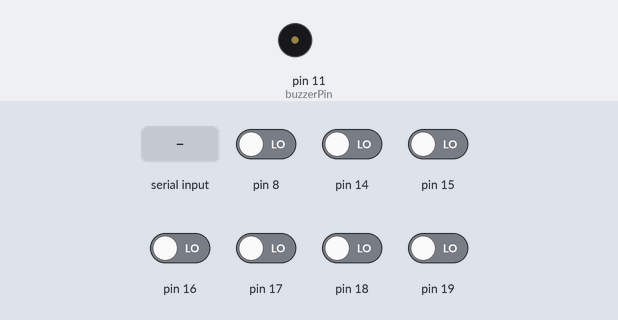
Bench run of a sketch on a simulated Arduino Uno, built with avr-gcc and run on an emulated ATmega328P. Shown: buzzer (waves = sounding). The test bench sets the inputs (shaded band); at power-on: pin 8, pin 14–19 LOW.

Above: at 1.2 s.
1.3 s: "." received over Serial
At 3.6 s:
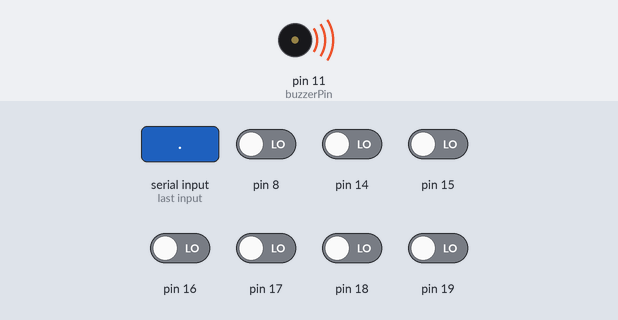
Timing chart, 0 to 5.1 s (numbered marks = the images above; inputs shaded):
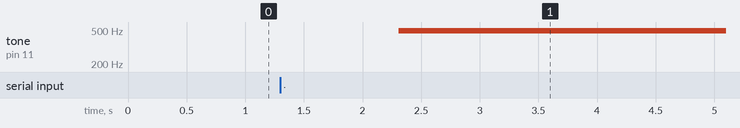

The sketch:

Morse.ino
```cpp
int buzzerPin = 11;
int buzzerIntensity = 4; // range: 0 to 255
unsigned int dotOffset = 50;
unsigned int lineOffset = 200;
unsigned int signalOffset = 300;
unsigned int letterOffset = 1000;
unsigned int wordlOffset = 1500;


//char s[] = "...";

//{'s', '.', '.', '.'}
char alphabet[][6] = {
  "a.-",
  "b-...",
  "c-.-.",
  "d-..",
  "e.",
  "f..-.",
  "g--.",
  "h....",
  "i..",
  "j.---",
  "k-.-"
  "l.-..",
  "m--",
  "n-.",
  "o---",
  "p.--.",
  "q--.-",
  "r.-.",
  "s...",
  "t-",
  "u..-",
  "v...-",
  "w.--",
  "x-..-",
  "y-.--",
  "z--..",
};

void dot() {
  analogWrite(buzzerPin, buzzerIntensity);
  delay(dotOffset);
  analogWrite(buzzerPin, 0);
  delay(signalOffset);
}

void line() {
  analogWrite(buzzerPin, buzzerIntensity);
  delay(lineOffset);
  analogWrite(buzzerPin, 0);
  delay(signalOffset);
}


void morseChar(char x) {
  int i = 0;
  while (alphabet[i][0] != x) {
    i++;
  }

  int j = 1;
  while (alphabet[i][j] != '\0') {
    if (alphabet[i][j] == '.') dot();
    else if (alphabet[i][j] == '-') line();
    j++;
  }
}

//--------------------------------------------------------------------------------------------------
void setup() {
  pinMode(buzzerPin, OUTPUT);
  Serial.begin(9600);

  //String slowo = "chuj";
  /*
    int k = 0;
    while (slowo[k] != '\0'){
      morseChar(slowo[k]);
      k++;
      delay(letterOffset);
    }*/

}

String wyraz;

void loop() {
  if (Serial.available() > 0) {
    wyraz = Serial.readString();
    int k = 0;
    while (wyraz[k] != '\0') {
      morseChar(wyraz[k]);
      k++;
      delay(letterOffset);
    }
  }
}
```

Measured:
- after the input at 1.3 s, tone on pin 11 (buzzerPin): silent → 490 Hz after 1.0 s
